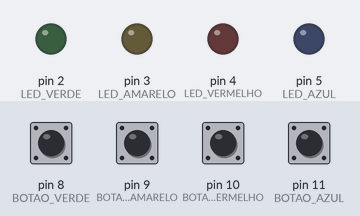
Recording of a sketch running on a simulated Arduino Uno, built with avr-gcc and run on an emulated ATmega328P. Shown: output pins drawn as LEDs (lit = HIGH). Dashed ring = blinking. The inputs (shaded band) are chosen by the test bench; at power-on: pin 8 (BOTAO_VERDE), pin 9 (BOTAO_AMARELO), pin 10 (BOTAO_VERMELHO), pin 11 (BOTAO_AZUL) HIGH. Random numbers use the default seed unless the sketch sets one.

Above: at 2.4 s.
2.5 s: pin 8 (BOTAO_VERDE) pulled LOW for 0.3 s
At 3.0 s:
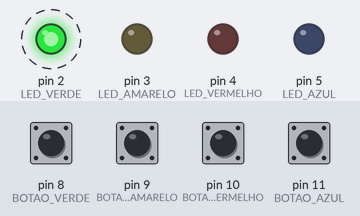
At 5.1 s:
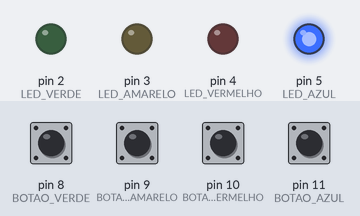
5.8 s: pin 9 (BOTAO_AMARELO) pulled LOW for 0.3 s
At 7.12 s:
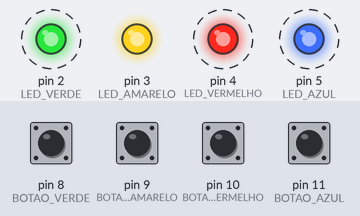
Timing chart, 0 to 15.1 s (numbered marks = the images above; inputs shaded):
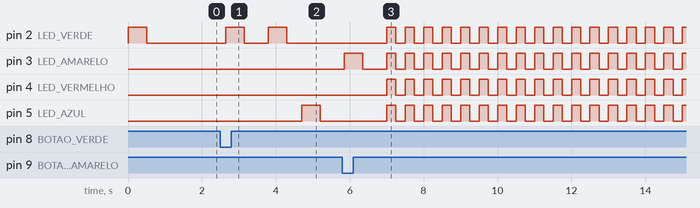

Measured:
- after the input at 2.5 s, pin 2 (LED_VERDE): alternates HIGH for 0.50 s and LOW for 0.65 s, 4 changes in all, then stays LOW, starting after 0.15 s; pin 5 (LED_AZUL): LOW → HIGH after 2.2 s, → LOW 0.50 s later
- after the input at 5.8 s, pin 2 (LED_VERDE), pin 4 (LED_VERMELHO), pin 5 (LED_AZUL): alternates HIGH for 0.25 s and LOW for 0.25 s, starting after 1.2 s; pin 3 (LED_AMARELO): goes HIGH 0.50 s, LOW 0.65 s, 16 × (HIGH 0.25 s, LOW 0.25 s), then HIGH, starting after 0.05 s

The sketch:

genius_ino.ino
```cpp
#define INDEFINIDO -1 // quando o user não apertar nenhum botão

/*	LEDS	*/

#define LED_VERDE 2
#define LED_AMARELO 3
#define LED_VERMELHO 4
#define LED_AZUL 5


/*	BOTÕES	*/

#define BOTAO_VERDE 8
#define BOTAO_AMARELO 9
#define BOTAO_VERMELHO 10
#define BOTAO_AZUL 11

#define TAMANHO_SEQUENCIA 4

/*	POSSÍVEIS ESTADOS DO JOGO	*/
enum Estados{
	PROX_RODADA,
	USER_RESPONDENDO,
	FIM_JOGO_FALHA,
	FIM_JOGO_SUCESSO
};

int g_ledsRespondidos;
int g_rodada = 0;
int g_sequencia[TAMANHO_SEQUENCIA];

void setup() {
  	Serial.begin(9600);
  	init_portas();
  	init_jogo();
}

void init_portas(){
  	pinMode(LED_AMARELO, OUTPUT);
  	pinMode(LED_AZUL, OUTPUT);
  	pinMode(LED_VERDE, OUTPUT);
  	pinMode(LED_VERMELHO, OUTPUT);

  	pinMode(BOTAO_AMARELO, INPUT_PULLUP);
  	pinMode(BOTAO_AZUL, INPUT_PULLUP);
  	pinMode(BOTAO_VERDE, INPUT_PULLUP);
  	pinMode(BOTAO_VERMELHO, INPUT_PULLUP);
}

void init_jogo(){
	int rand = analogRead(0); // resultado de acordo com a variação de energia presente no ar
	randomSeed(rand);

	for (int i = 0; i < TAMANHO_SEQUENCIA; i++)
		g_sequencia[i] = random_led();
}

int random_led(){
	return random(LED_VERDE, LED_AZUL + 1); // random(2, 6)
}

void loop() {
	switch (estado_atual()){
		case PROX_RODADA:
			init_rodada();
			break;

		case USER_RESPONDENDO:
			proc_respostaUser();
			break;

		case FIM_JOGO_FALHA:
			fim_jogoFalha();
			break;

		case FIM_JOGO_SUCESSO:
			fim_jogoSucesso();
			break;
	}
	delay(250);
}

void toca_leds(){
	for (int i = 0; i < g_rodada; i++)
		pisca_led(g_sequencia[i]);
}

int pisca_led(int portaLed){
	digitalWrite(portaLed, HIGH); // HIGH == 1 == true
  	delay(500); // tempo em ms

  	digitalWrite(portaLed, LOW); // LOW == 0 == false
	delay(400); // tempo em ms

	return portaLed;
}

int estado_atual(){
	if (g_rodada <= TAMANHO_SEQUENCIA){
		if (g_ledsRespondidos == g_rodada)
			return PROX_RODADA;

		else
			return USER_RESPONDENDO;
	}

	else if (g_rodada == TAMANHO_SEQUENCIA + 1)
		return FIM_JOGO_SUCESSO;

	else
		return FIM_JOGO_FALHA;
}

void init_rodada(){
	g_rodada++;
	g_ledsRespondidos = 0;

	if (g_rodada <= TAMANHO_SEQUENCIA)
		toca_leds();
}

void proc_respostaUser(){
	int res = ver_resposta();

	if (res == INDEFINIDO)
		return;

	else if (res == g_sequencia[g_ledsRespondidos])
		g_ledsRespondidos++;

	else
		g_rodada = TAMANHO_SEQUENCIA + 2;
}

int ver_resposta(){
	if (digitalRead(BOTAO_AZUL) == LOW)
		return pisca_led(LED_AZUL);

	if (digitalRead(BOTAO_AMARELO) == LOW)
		return pisca_led(LED_AMARELO);

	if (digitalRead(BOTAO_VERMELHO) == LOW)
		return pisca_led(LED_VERMELHO);

	if (digitalRead(BOTAO_VERDE) == LOW)
		return pisca_led(LED_VERDE);

	return INDEFINIDO;
}

void fim_jogoFalha(){
	digitalWrite(LED_AZUL, HIGH);
	digitalWrite(LED_AMARELO, HIGH);
	digitalWrite(LED_VERDE, HIGH);
	digitalWrite(LED_VERMELHO, HIGH);

	delay(250);

	digitalWrite(LED_AZUL, LOW);
	digitalWrite(LED_AMARELO, LOW);
	digitalWrite(LED_VERDE, LOW);
	digitalWrite(LED_VERMELHO, LOW);
}

void fim_jogoSucesso(){
	digitalWrite(LED_AZUL, HIGH);
	delay(250);
	digitalWrite(LED_AZUL, LOW);

	digitalWrite(LED_AMARELO, HIGH);
	delay(250);
	digitalWrite(LED_AMARELO, LOW);

	digitalWrite(LED_VERDE, HIGH);
	delay(250);
	digitalWrite(LED_VERDE, LOW);

	digitalWrite(LED_VERMELHO, HIGH);
	delay(250);
	digitalWrite(LED_VERMELHO, LOW);
}
```
